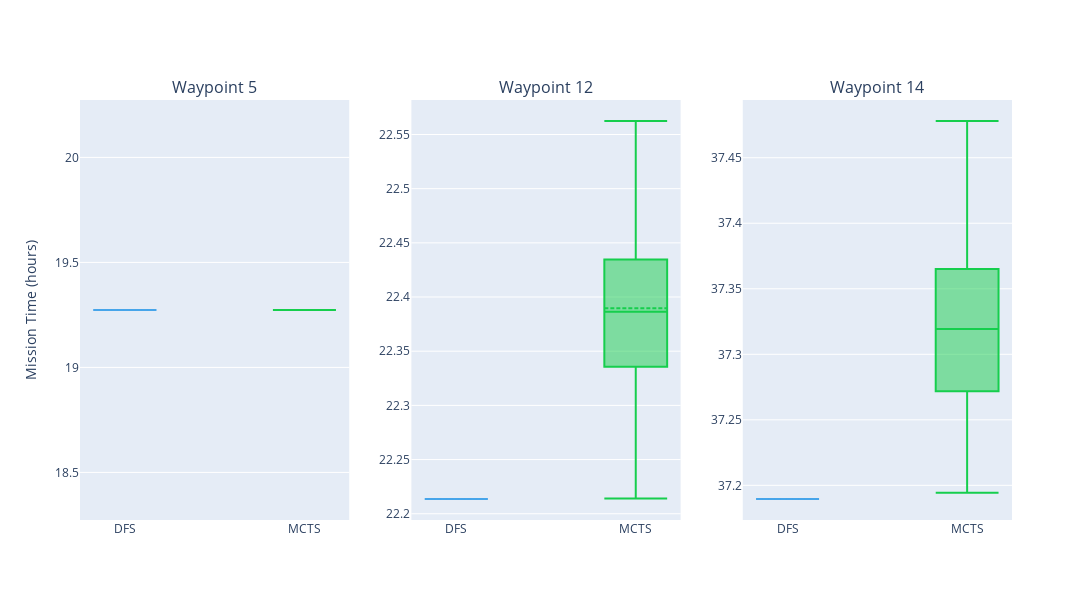

The code cell stored with this chart in its notebook:
### Code cell
# Create subplots with one row and one column per waypoint

fig = make_subplots(rows=1, cols=len(waypoints), subplot_titles=[f'Waypoint {wp}' for wp in waypoints], shared_xaxes=True)

boxplot_arguments = {"boxmean": True, "boxpoints": False, "width": 0.35, "whiskerwidth": 1}

# Add box plots for Mission Times for each waypoint with adjusted boxpoints
for i, waypoint in enumerate(waypoints):
    fig.add_trace(go.Box(y=dfs_mission_times[i], name=f'DFS', marker_color=f"{bar_colors[0]}", **boxplot_arguments), row=1, col=i+1)
    fig.add_trace(go.Box(y=mcts_mission_times[i], name=f'MCTS', marker_color=bar_colors[1], **boxplot_arguments), row=1, col=i+1)

# Set the layout title
fig.update_layout(
    yaxis_title='Mission Time (hours)',
    # boxmode='group',  # Group box plots for each waypoint
    showlegend=False,  # Hide legend as it's per subplot
    width=1200,
    height=600
)

fig.write_image("missionTime_boxplot.png", scale=3) # increase scale for higher DPI
fig.show()
